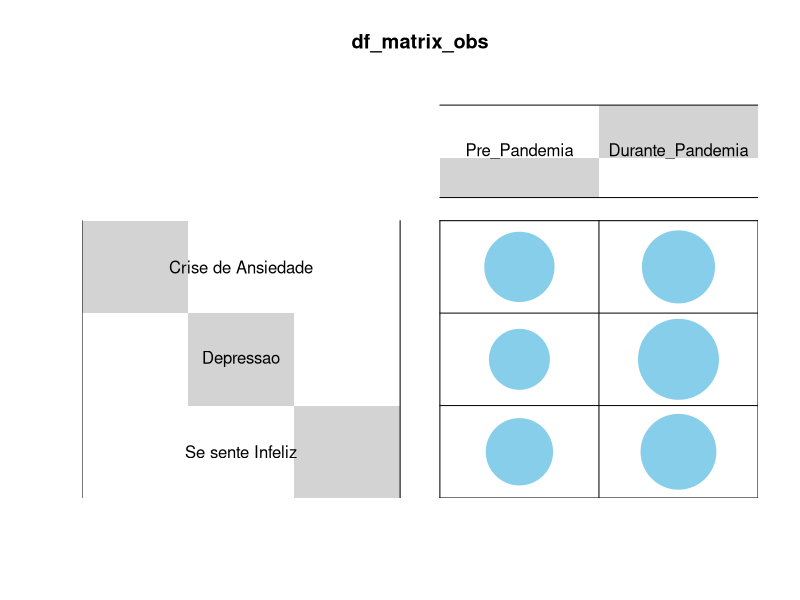
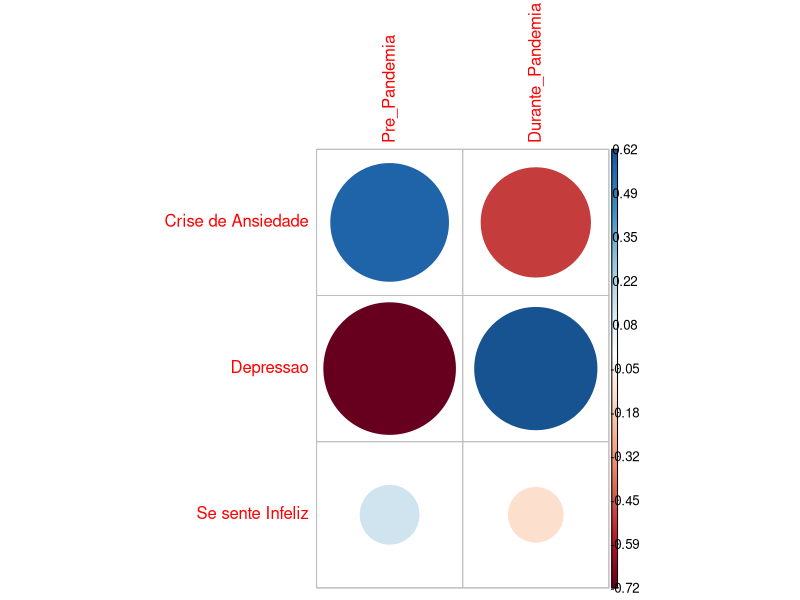

These charts were generated, in order, by the following R code:
################################################################################
#PARA FAZER A LISTA 1 

#teste t para uma media  -> t.test(x)


#NÃO SERÁ POSSÍVEL RESOLVER A LISTA 1 USANDO t.text(x) 
#POIS NAO FOI INFORMADO OS VALORES DAS AMOSTRAS 


#one-sample t-test is used to compare the mean of one sample to a known standard
#(or theoretical/hypothetical) mean (μ).


#Considera que o peso medio dos estudantes do IF é de 70Kg.
#Admitindo-se um alpha = 5% e com base em uma amostra de
#tamanho 10, cuja média foi de 66.9 kg e desvio padrao 8.29
#Verifique se a média dos pesos dos alunos é inferior a 70kg, apos 
#uma dieta. 


aluno = paste0(rep("Aluno_", 10), 1:10)
peso = c(68, 72, 65, 60, 50, 74, 66, 63, 71, 80)

df <- data.frame(aluno, peso)

mu0   = 70            # hypothesized value 
xbar  = mean(df$peso) # sample mean 
sd    = sd(df$peso)   # sample standard deviation 
n = 10                # sample size 
alpha = 0.05          # 5% of significance 

#a) Hipotese do Teste 

# H0 = mu0 = 70.0
# Ha = mu0 < 70.0 (teste unilateral a esquerda)

#b) Estatistica do Teste 

tcal = (xbar-mu0)/(sd/sqrt(n)) 
print(tcal)           # test statistic 

#c) Regiao Critica

ttab = qt(alpha, df=n-1)   # df = degrees of freedom   -> unilateral test 
                           #to do bilateral test use alpha/2 
print(ttab)

#d) Conclusao 

if (abs(tcal) > abs(ttab)) {
  print("Rejeita-se H0")
  
} else {
  print("Aceita-se H0")
}

#AQUI ESTOU USANDO t.text(x), porque foi fornecido os valores das amostras

#OR using t.test 

# One-sample t-test

#alternative: c("two.sided", "less", "greater") -> hipotese alternativa 
##"two.sided"  -> teste bilateral 
##"less"       -> media da amostra x < media populacional
##"greater"    -> media da amostra x > media populacional

#tcal > ttab -> rejeita-se Ho  -> p-valor < nivel de significancia 
#tcal < ttab -> aceita -se Ho  -> p-valor > nivel de significancia 


#a) Hipotese do Teste 

# H0 = mu0 = 70.0
# Ha = mu0 < 70.0 (teste unilateral a esquerda)


#b) Estatistica do Teste 

TEST <- t.test(peso, mu = 70, alternative = "less")
# Printing the results
print(TEST)

#d) Conclusao 

if (TEST$p.value < alpha) {
  print("Rejeita-se H0")
  
} else {
  print("Aceita-se H0")
}


#Interpretation of the result
#The p-value of the test is 0.1337, 
#which is less than the significance level alpha = 0.05. 
#We can conclude that the mean weight of the alunos is significantly 
#igual to 70kg with a p-value = 0.1337.


#The result of t.test() function is a list containing the following components:
#statistic: the value of the t test statistics
#parameter: the degrees of freedom for the t test statistics
#p.value: the p-value for the test
#conf.int: a confidence interval for the mean appropriate to the specified alternative hypothesis.
#estimate: the means of the two groups being compared (in the case of independent t test) or difference in means (in the case of paired t test).


################################################################################
#PARA FAZER A LISTA 2 

#Teste t para duas médias  
#Considere variância homogenea para resolver os exercicios 1 e 2  


#The independent t test (or two sample t test) used to compare 
#the means of two unrelated groups of samples.

#Exemplo: 

#Considerando que o peso médio das alunas  do IF é de 50Kg.
#Considerando que o peso médio dos alunos  do IF é de 60Kg.

#Admitindo-se um alpha = 5% 

alpha = 0.05          # 5% of significance 

#com base em uma amostra de tamanho 10, para as meninas com os seguintes dados:
#média = 49.4, desvio padrao = 5.73, variancia = 32.93

menina = paste0(rep("Aluna_", 10), 1:10)
peso = c(48, 42, 55, 50, 60, 54, 46, 43, 51, 45)

df_menina <- data.frame(menina, peso)

F_mu0   = 50                   # hypothesized value 
F_xbar  = mean(df_menina$peso) # sample mean 
F_sd    = sd(df_menina$peso)   # sample standard deviation 
F_var   = var(df_menina$peso)  # sample variance 
F_n = 10                       # sample size 


#com base em uma amostra de tamanho 8, para as meninos com os seguintes dados:
#média = 57.37, desvio padrao = 4.59, variancia = 21.12

menino = paste0(rep("Aluno_", 8), 1:8)
peso = c(58, 52, 55, 60, 64, 54, 63, 53)

df_menino <- data.frame(menino, peso)

M_mu0   = 60                   # hypothesized value 
M_xbar  = mean(df_menino$peso) # sample mean 
M_sd    = sd(df_menino$peso)   # sample standard deviation 
M_var   = var(df_menino$peso)  # sample variance 
M_n = 8                        # sample size 


#Verifique se a média dos pesos das meninas é diferente da media dos pesos dos meninos


#a) Hipotese do Teste 

# H0 = F_mu0 =  M_mu0
# Ha = F_mu0 != M_mu0 (teste bilateral)

#b) Estatistica do Teste 

#variancia homogenea 

sc_2 =  ((F_n -1)*F_var + (M_n -1)*M_var)/(F_n + M_n-2)

tcal = (F_xbar-M_xbar)/sqrt(sc_2 * (1/F_n + 1/M_n)) 
print(tcal)           # test statistic 

#c) Regiao Critica

ttab = qt(alpha/2, df=F_n+M_n-2)   # df = degrees of freedom   -> unilateral test 
#to do bilateral test use alpha/2 
print(ttab)


#d) Conclusao 

if (abs(tcal) > abs(ttab)) {
  print("Rejeita-se H0")
  
} else {
  print("Aceita-se H0")
}

#NÃO SERÁ POSSÍVEL RESOLVER A LISTA 2 USANDO t.text  para os exercicios 1. 2 e 3
#POIS NAO FOI INFORMADO OS VALORES DAS AMOSTRAS 


#OR using t.test 

# Two-sample t-test


#var.equal = FALSE -> variancia heterogenea 
#var.equal = TRUE  -> então a estimativa combinada da variância é usada (variância homogenea)


#alternative: c("two.sided", "less", "greater") -> hipotese alternativa 
##"two.sided"  -> teste bilateral 
##"less"       -> media da amostra x < media da amostra y 
##"greater"    -> media da amostra x > media da amostra y 

# paired=TRUE -> Se emparelhado for VERDADEIRO, tanto x como y devem ser especificados e devem ter o mesmo comprimento.

#conf.level   -> nível de confiança do intervalo.

#tcal > ttab -> rejeita-se Ho  -> p-valor < nivel de significancia 
#tcal < ttab -> aceita -se Ho  -> p-valor > nivel de significancia 


#a) Hipotese do Teste 

# H0 = F_mu0 =  M_mu0
# Ha = F_mu0 != M_mu0 (teste bilateral)


#b) Estatistica do Teste 
#variancia homogenea 


TEST <- t.test(df_menina$peso, df_menino$peso, alternative = "two.sided", var.equal = TRUE, paired=FALSE, conf.level = 0.95)
print(TEST$p.value)


if (TEST$p.value < alpha) {
  print("Rejeita-se H0")
  
} else {
  print("Aceita-se H0")
}

#Interpretation of the result
#The p-value of the test is 0.0028, 
#which is less than the significance level alpha = 0.05. 
#We can conclude that the mean weight of the alunas is significantly 
#diference to mean weight of the alunos with a p-value = 0.0028.


################################################################################
#No exercicio 4 foram dadas os valores das amostras logo sera possivel revolver 
#usando o comando t.test 

#Admitindo-se um alpha = 5% 

alpha = 0.05          # 5% of significance 

#com base em uma amostra de tamanho 10, para as meninas com os seguintes dados:
#média = 49.4, desvio padrao = 5.73, variancia = 32.93

menina = paste0(rep("Aluna_", 10), 1:10)
peso = c(48, 42, 55, 50, 60, 54, 46, 43, 51, 45)

df_menina <- data.frame(menina, peso)

F_mu0   = 50                   # hypothesized value 
F_xbar  = mean(df_menina$peso) # sample mean 
F_sd    = sd(df_menina$peso)   # sample standard deviation 
F_var   = var(df_menina$peso)  # sample variance 
F_n = 10                       # sample size 



#com base em uma amostra de tamanho 8, para as meninas com os seguintes dados:
#média = 59.37, desvio padrao = 4.59, variancia = 21.12

menino = paste0(rep("Aluno_", 8), 1:8)
peso = c(58, 52, 55, 60, 64, 54, 63, 53)

df_menino <- data.frame(menino, peso)

M_mu0   = 60                   # hypothesized value 
M_xbar  = mean(df_menino$peso) # sample mean 
M_sd    = sd(df_menino$peso)   # sample standard deviation 
M_var   = var(df_menino$peso)  # sample variance 
M_n = 8                        # sample size 


#Verifique se a média dos pesos das meninas é diferente da media dos pesos dos meninos


#a) Hipotese do Teste 

# H0 = F_mu0 =  M_mu0
# Ha = F_mu0 != M_mu0 (teste bilateral)

#b) Estatistica do Teste 

#variancia heterogenea  

tcal = (F_xbar-M_xbar)/sqrt(F_var/F_n + M_var/M_n) 
print(tcal)           # test statistic 


#c) Regiao Critica

#n* -> degrees of freedom 
df = ((F_var/F_n + M_var/M_n)^2) / ( ((F_var/F_n)^2)/(F_n - 1) + ((M_var/M_n)^2)/(M_n - 1) )  

df = floor(df)

ttab = qt(alpha/2, df)   # df = degrees of freedom   -> unilateral test 
#to do bilateral test use alpha/2 
print(ttab)


#d) Conclusao 

if (abs(tcal) > abs(ttab)) {
  print("Rejeita-se H0")
  
} else {
  print("Aceita-se H0")
}

#or using t-test 


#var.equal = FALSE -> variancia heterogenea 
#var.equal = TRUE  -> então a estimativa combinada da variância é usada (variância homogenea)


#alternative: c("two.sided", "less", "greater") -> hipotese alternativa 
##"two.sided"  -> teste bilateral 
##"less"       -> media da amostra x < media da amostra y 
##"greater"    -> media da amostra x > media da amostra y 

# paired=TRUE -> Se emparelhado for VERDADEIRO, tanto x como y devem ser especificados e devem ter o mesmo comprimento.

#conf.level   -> nível de confiança do intervalo.

#tcal > ttab -> rejeita-se Ho  -> p-valor < nivel de significancia 
#tcal < ttab -> aceita -se Ho  -> p-valor > nivel de significancia 

#a) Hipotese do Teste 

# H0 = F_mu0 =  M_mu0
# Ha = F_mu0 != M_mu0 (teste bilateral)

#b) Estatistica do Teste 

#variancia heterogenea  

TEST <- t.test(df_menina$peso, df_menino$peso, alternative = "two.sided", var.equal = FALSE, paired=FALSE, conf.level = 0.95)
print(TEST$p.value)


if (TEST$p.value < alpha) {
  print("Rejeita-se H0")
  
} else {
  print("Aceita-se H0")
}


################################################################################
#PARA FAZER A LISTA 3 

#teste t para duas amostras pareadas 


#Admitindo-se um alpha = 5% e com base em uma amostra de tamanho 10, 
#Verifique se a dieta foi eficaz 


x1 = c(68, 72, 65, 60, 50, 74, 66, 63, 71, 80)   #antes da dieta 
x2 = c(65, 68, 56, 48, 49, 62, 54, 57, 59, 76)   #apos a dieta 

#tamanho da amostra 
n = length(x1)

#Verifique, ao nivel de 5% de significancia, 
#se a dieta é eficaz para reducao do peso

alpha = 0.05 #5% of significance 

#diferenca -> depois da dieta - antes a dienta 
d_x2_x1 = x2 - x1  
media_d_x2_x1 = mean(d_x2_x1)

#variancia das diferencas amostrais 
var_d_x2_x1 = var(d_x2_x1)

#desvio padrao das diferencas amostrais 
sd_d_x2_x1 = sqrt(var_d_x2_x1)


#a) Hipotese do Teste 

#H0 = mu_d = 0  Nao Ha indicios que a dieta foi eficaz
#Ha = mu_d < 0      Ha indicios que a dieta foi eficaz

#b) Estatistica do Teste 

tcal = (media_d_x2_x1)/(sd_d_x2_x1/sqrt(n)) 
print(tcal)           # test statistic 

#c) Regiao Critica

ttab = qt(alpha, df=n-1)   # df = degrees of freedom   -> unilateral test 
                           #to do bilateral test use alpha/2 
print(ttab)

#d) Conclusao 

if (abs(tcal) > abs(ttab)) {
  print("Rejeita-se H0")
  
} else {
  print("Aceita-se H0")
}


#or using t.test to solve the problem 


#a) Hipotese do Teste 

#H0 = mu_d = 0  Nao Ha indicios que a dieta foi eficaz
#Ha = mu_d < 0      Ha indicios que a dieta foi eficaz (d < 0 -> x2 - x1 < 0 -> x1 > x2)


help(t.test)

#peso antes da dieta 
x1 = c(68, 72, 65, 60, 50, 74, 66, 63, 71, 80)  #antes da dieta 

#peso apos da dieta 
x2 = c(65, 68, 56, 48, 49, 62, 54, 57, 59, 76)  #apos a dieta 


#tamanho da amostra 
n = length(x1)

alpha = 0.05          # 5% of significance 


#var.equal = FALSE -> variancia heterogenea 
#var.equal = TRUE  -> então a estimativa combinada da variância é usada (variância homogenea)


#alternative: c("two.sided", "less", "greater") -> hipotese alternativa 
##"two.sided"  -> teste bilateral 
##"less"       -> media da amostra x < media da amostra y 
##"greater"    -> media da amostra x > media da amostra y 

#paired=TRUE -> Se emparelhado for VERDADEIRO, tanto x como y devem ser especificados e devem ter o mesmo comprimento.

#conf.level   -> nível de confiança do intervalo.


#b) Estatistica do Teste 

TEST <- t.test(x1, x2, alternative = "greater", var.equal = FALSE, paired=TRUE, conf.level = 0.95)
print(TEST$p.value)


if (TEST$p.value < alpha) {
  print("Rejeita-se H0")
  
} else {
  print("Aceita-se H0")
}


#teste F para comparação da variância de 2 populações

#http://www.r-tutor.com/elementary-statistics/probability-distributions/f-distribution
#http://www.sthda.com/english/wiki/f-test-compare-two-variances-in-r

#2)  Teste-F 
#Com o objetivo de verificar se duas amostras de alunos possuem pesos 
#com a mesma homogeneidade (variancia) 
#sorteou-se duas amostras de dez
#alunos obtendo os seguintes pesos 

x =  c(68, 72, 65, 60, 50, 74, 66, 63, 71, 80) 
y =  c(65, 68, 56, 48, 49, 62, 54, 57, 59, 76)   

#tamanho da amostra 
n_x = length(x)
n_y = length(y)

#variancia amostral 
S2_x = var(x)
S2_y = var(y)


alpha = 0.05          # 5% of significance 

#a) Hipotese do Teste 

#H0 = mu_x = mu_y  -> Variancia populacional de X  = variancia populacional de y
#Ha = mu_x > mu_y  -> Variancia populacional de x  > variancia populacional da y


#b) Estatistica do Teste 

if (S2_x > S2_y) {  
  F_cal = S2_x / S2_y 
} else {
  F_cal = S2_y / S2_x 
}  
print(F_cal) 

#c) Regiao Critica

help(qf)

if (S2_x > S2_y) {  
  F_tab = qf(1-alpha, df1=n_x-1, df2=n_y-1)  
} else {
  F_tab = qf(1-alpha, df1=n_y-1, df2=n_x-1)  
}  
print(F_tab) 

#d) Conclusao 

if (abs(F_cal) > abs(F_tab)) {
  print("Rejeita-se H0")
  
} else {
  print("Aceita-se H0")
}


#or using var.test to solve the problem 

help(var.test)

x =  c(68, 72, 65, 60, 50, 74, 66, 63, 71, 80) 
y =  c(65, 68, 56, 48, 49, 62, 54, 57, 59, 76)   

alpha = 0.05          # 5% of significance 

#a) Hipotese do Teste 

#H0 = mu_x = mu_y  -> Variancia populacional de X  = variancia populacional de y
#Ha = mu_x > mu_y  -> Variancia populacional de x  > variancia populacional da y


#alternative: c("two.sided", "less", "greater") -> hipotese alternativa 
##"two.sided"  -> teste bilateral 
##"less"       -> media da amostra x < media da amostra y 
##"greater"    -> media da amostra x > media da amostra y 

#conf.level   -> nível de confiança do intervalo.

TEST <- var.test(x, y, alternative = "greater", conf.level = 1-alpha)
print(TEST$p.value)


if (TEST$p.value < alpha) {
  print("Rejeita-se H0")
  
} else {
  print("Aceita-se H0")
}


#3)  Teste Qui-Quadrado 

#https://statsandr.com/blog/chi-square-test-of-independence-by-hand/
#http://www.r-tutor.com/elementary-statistics/probability-distributions/chi-squared-distribution


#150 pessoas foram entrevistados acerca dos sintomas desenvolvidos durante a pandemia 
#O resultado da pesquisa de opinioes resumido na seguinte tabela:

#Verificar, ao nivel de 5% de significância, 
#se devemos considerar que, no consenso geral, 
#sintomas  e pandemia nao guardam relacao entre si

#Sintomas               Pandemia de Covid-19
#                     Antes   Durante    Total        
#Crise de Ansiedade    24        26        50
#Depressao             18        32        50
#Sente-se Infeliz?     22        28        50


#             Total    64        86       150


#matriz de valores observados 
df_matrix_obs <- matrix(1:6, nrow = 3, ncol = 2)
rownames(df_matrix_obs) <- c("Crise de Ansiedade", "Depressao", "Se sente Infeliz")
colnames(df_matrix_obs) <- c("Pre_Pandemia", "Durante_Pandemia")

df_matrix_obs[1,1] = 24
df_matrix_obs[1,2] = 26

df_matrix_obs[2,1] = 18
df_matrix_obs[2,2] = 32

df_matrix_obs[3,1] = 22
df_matrix_obs[3,2] = 28


#df <- read.csv('covid_19.csv', sep = ';', dec = '.')
#rownames(df) <- c("Crise de Ansiedade", "Depressao", "Se sente Infeliz")
#df  <- within(df, rm("ï.."))    #remover a coluna variavel 
#df_matrix_obs <- as.matrix(df)


#matriz de valores esperados 
#https://www.datamentor.io/r-programming/matrix/

df_matrix_esp <- matrix(1:6, nrow = 3, ncol = 2)

colnames(df_matrix_esp) <- colnames(df_matrix_obs)
rownames(df_matrix_esp) <- rownames(df_matrix_obs)


for (l in (1:3))  {
  for (c in (1:2)) {
    df_matrix_esp[l,c] = (sum(df_matrix_obs[l,])*sum(df_matrix_obs[,c]))/150
  }
}



#a) Hipotese do Teste 

#H0 = As variaveis     sao independentes -> não existe relação entre os sintomas e a pandemia 
#Ha = As variaveis nao sao independentes ->     existe relação entre os sintomas e a pandemia 


#b) Estatistica do Teste 

#qui_quadrado calculado 
qui_cal = 0 

for (l in (1:3))  {
  for (c in (1:2))  {
    qui_cal = qui_cal + (df_matrix_obs[l,c] - df_matrix_esp[l,c])^2/df_matrix_esp[l,c]
  }
}
print(qui_cal)

#c) Regiao Critica

df = (3-1)*(2-1)

alpha = 0.05 
qui_tab <- qchisq(1 - alpha, df=df)        # 2 degrees of freedom 
print(qui_tab)

#d) Conclusao 

if (abs(qui_cal) > abs(qui_tab)) {
  print("Rejeita-se H0")
  
} else {
  print("Aceita-se H0")
}


#solve using  chisq.test(...)


#df <- read.csv('covid_19.csv', sep = ',', dec = '.')
#rownames(df) <- c("Crise de Ansiedade", "Depressao", "Se sente Infeliz")
#df  <- within(df, rm("ï.."))    #remover a coluna variavel 

#df_matrix <- as.matrix(df)

library("gplots")
# 1. convert the data as a table
dt <- as.table(as.matrix(df_matrix_obs))
# 2. Graph
balloonplot(t(dt), main ="df_matrix_obs", xlab ="", ylab="", label = FALSE, show.margins = FALSE)


#a) Hipotese do Teste 

#H0 = As variaveis     sao independentes -> não existe relação entre os sintomas e a pandemia 
#Ha = As variaveis nao sao independentes ->     existe relação entre os sintomas e a pandemia 


TEST <- chisq.test(df_matrix_obs)

print(TEST$p.value)
print(TEST$observed)
print(TEST$expected)
#print(TEST$residuals)


alpha = 0.05          # 5% of significance 

if (TEST$p.value < alpha) {
  print("Rejeita-se H0")
  
} else {
  print("Aceita-se H0")
}

help(corrplot)

library(corrplot)
corrplot(TEST$residuals, is.corr = FALSE)

#is.corr = Lógico, se a matriz de entrada é uma matriz de correlação ou não. 
#Podemos visualizar a matriz de não correlação definindo is.corr = FALSE.


#1)Positive residuals are in blue. 
#Positive values in cells specify an attraction (positive association) 
#between the corresponding row and column variables.
#In the image above, it’s evident that there are an association between the column Pré_Pandemia and the row Crise de Ansiedade.
#There is a strong positive association between the column Durante_Pandemia and the row Depressão. 


#2)Negative residuals are in red. This implies a repulsion (negative association) 
#between the corresponding row and column variables. 
#For example the column Durante_Pandemia are negatively associated (~ “not associated”) with the row Crise de Ansiedade. 
#There is a repulsion between the column Pre Pandemia and, the row Depressão. 
